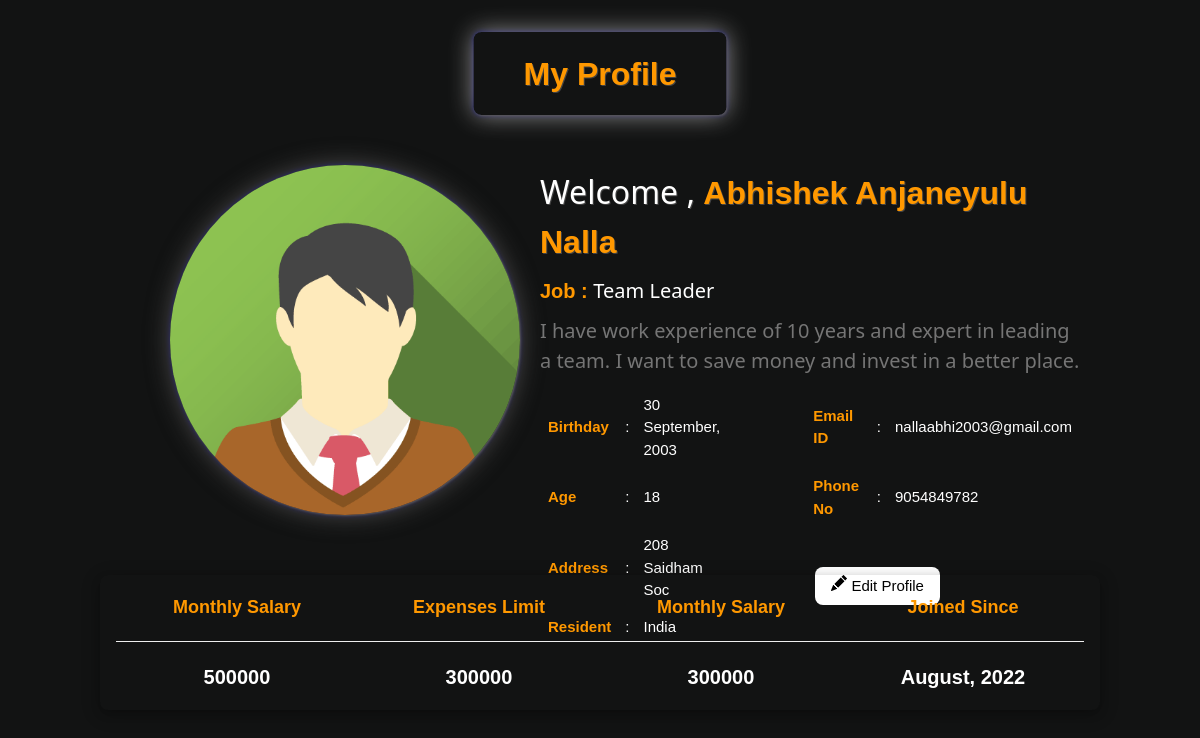
/user/myprofile.php (signed in), run on the app's committed database.
### tables this page shows
CREATE TABLE `tbl_user` (
  `u_id` int(11) NOT NULL,
  `name` varchar(255) DEFAULT NULL,
  `username` varchar(255) DEFAULT NULL,
  `email` varchar(255) NOT NULL,
  `phone_no` varchar(10) DEFAULT NULL,
  `password` varchar(100) NOT NULL,
  `dob` date DEFAULT NULL,
  `age` int(11) DEFAULT NULL,
  `job` varchar(255) DEFAULT NULL,
  `salary` int(11) DEFAULT NULL,
  `expense_limit` int(11) DEFAULT NULL,
  `address` varchar(255) DEFAULT NULL,
  `city` varchar(255) DEFAULT NULL,
  `state` varchar(255) DEFAULT NULL,
  `country` varchar(255) DEFAULT NULL,
  `bio` varchar(510) DEFAULT NULL,
  `log` int(11) NOT NULL DEFAULT 0,
  `joined_since` date DEFAULT NULL
);

### user/myprofile.php (the view, shortened to what this page needs)
<?php
    if(isset($_SESSION['user']))
    {
        $userId=$_SESSION['user'];
        include '../connection.php';
        $fetchUser="SELECT * FROM tbl_user WHERE u_id='$userId'";
        $fetchUserResult=mysqli_query($conn,$fetchUser);
        $fetchUserInfo=mysqli_fetch_assoc($fetchUserResult);
        $name=$fetchUserInfo['name'];
        $job=$fetchUserInfo['job'];
        $bio=$fetchUserInfo['bio'];
        $dob=$fetchUserInfo['dob'];
        $date1=date_create($dob);
        $dob=date_format($date1,"d F, Y");
        $email=$fetchUserInfo['email'];
        $age=$fetchUserInfo['age'];
        $address=$fetchUserInfo['address'];
        $phone_no=$fetchUserInfo['phone_no'];
        $country=$fetchUserInfo['country'];
        $salary=$fetchUserInfo['salary'];
        $expense_limit=$fetchUserInfo['expense_limit'];
        $joined_since=$fetchUserInfo['joined_since'];
        $date2=date_create($joined_since);
        $joined_since=date_format($date2,"F, Y");
?>
<!DOCTYPE html>
<html>
<head>
    <link rel="stylesheet" href="../dj-style.css">
</head>
<body class="dj-premium">
    <div class="dj-row dj-card-4 dj-round-large dj-text-orange dj-display-topmiddle dj-center dj-margin-top-32"
        style="padding-left: 50px;padding-right:50px;padding-top:7px;padding-bottom:7px;box-shadow: 1px 1px 2px rgb(88, 86, 86), 0 0 25px rgb(151, 150, 150), 0 0 5px darkblue"
        width="350px" height="350px">
        <h1 style="text-shadow:1px 1px 0 #444;font-weight: 9000;font-size: xx-large;"><strong>My Profile</strong></h1>
    </div><br><br><br><br>
    <div class="dj-row" style="margin-right: 8rem;">
        <div class="dj-col s6 dj-center" style="margin-top: 5rem;">
            <img src="../images/avatar.png" class="dj-circle"
                style="box-shadow: 1px 1px 2px rgb(88, 86, 86), 0 0 25px rgb(80, 79, 79), 0 0 5px darkblue;margin-left: 10rem;"
                width="350px" height="350px">
        </div>
        <div class="dj-col s6" style="margin-top: 4.5rem;">
            <h1 style="text-shadow:1px 1px 0 #444;font-weight: 9000;font-size: xx-large;">Welcome , <b
                    class="dj-text-orange"><?php echo $name; ?></b></h1>
            <h4><strong class="dj-text-orange">Job : </strong><?php echo $job; ?></h4>
            <h4 class="dj-text-gray"><?php echo $bio; ?></h4>
            <table cellspacing="2" cellpadding="6">
                <tr>
                    <td class="dj-text-orange"><b>Birthday</b></td>
                    <td class="dj-center">:</td>
                    <td><?php echo $dob; ?></td>
                    <td></td>
                    <td></td>
                    <td></td>
                    <td></td>
                    <td></td>
                    <td class="dj-text-orange"><b>Email ID</b></td>
                    <td class="dj-center">:</td>
                    <td><?php echo $email; ?></td>
                </tr>
                <tr>
                    <td class="dj-text-orange"><b>Age</b></td>
                    <td class="dj-center">:</td>
                    <td><?php echo $age; ?></td>
                    <td></td>
                    <td></td>
                    <td></td>
                    <td></td>
                    <td></td>
                    <td class="dj-text-orange"><b>Phone No</b></td>
                    <td class="dj-center">:</td>
                    <td><?php echo $phone_no; ?></td>
                </tr>
                <tr>
                    <td class="dj-text-orange"><b>Address</b></td>
                    <td class="dj-center">:</td>
                    <td><?php echo $address; ?></td>
                    <td></td>
                    <td></td>
                    <td></td>
                    <td></td>
                    <td colspan="4" rowspan="2">
                        <button type="button" name="btnedit"
                            class="dj-button dj-round-large dj-white dj-padding dj-margin-left"><a href="editprofile.php" style="text-decoration: none;"> Edit Profile</a></button>
                    </td>
                </tr>
                <tr>
                    <td class="dj-text-orange"><b>Resident</b></td>
                    <td class="dj-center">:</td>
                    <td><?php echo $country; ?></td>
                </tr>
            </table>
        </div>
    </div>
    <div class="dj-row dj-card-4 dj-round-large dj-text-orange dj-padding dj-display-bottommiddle dj-center"
        style="margin-bottom:6rem;width: 1000px;">
        <div class="dj-col s3">
            <h5><strong>Monthly Salary</strong></h5>
            <hr>
            <h4 class="dj-text-white"><strong><?php echo $salary; ?></strong></h4>
        </div>
        <div class="dj-col s3 ">
            <h5><strong>Expenses Limit</strong></h5>
            <hr>
            <h4 class="dj-text-white"><strong><?php echo $expense_limit; ?></strong></h4>
        </div>
        <div class="dj-col s3 ">
            <h5><strong>Monthly Salary</strong></h5>
            <hr>
            <h4 class="dj-text-white"><strong><?php echo $expense_limit; ?></strong>
        </div>
        <div class="dj-col s3 ">
            <h5><strong>Joined Since</strong></h5>
            <hr>
            <h4 class="dj-text-white"><strong><?php echo $joined_since; ?></strong>
        </div>
    </div>
</body>
</html>
<?php
}
else
{
	header("location: ../login.php");
}
?>

### dj-style.css (style rules this page uses)
html { box-sizing: border-box }
*, *:before, *:after { box-sizing: inherit; font-family: Verdana, sans-serif; }
html { -ms-text-size-adjust: 100%; -webkit-text-size-adjust: 100% }
body { margin: 0 }
a { background-color: transparent }
b, strong { font-weight: bolder }
img { border-style: none }
hr { box-sizing: content-box; height: 0; overflow: visible }
button, input, select, textarea, optgroup { font: inherit; margin: 0 }
button, input { overflow: visible }
button, select { text-transform: none }
button, [type=button], [type=reset], [type=submit] { -webkit-appearance: button }
html, body { font-family: Verdana, sans-serif; font-size: 15px; line-height: 1.5 }
html { overflow-x: hidden }
h1 { font-size: 36px }
h4 { font-size: 20px }
h5 { font-size: 18px }
h1, h2, h3, h4, h5, h6 { font-family: "Segoe UI", Arial, sans-serif; font-weight: 400; margin: 10px 0 }
hr { border: 0; border-top: 1px solid #eee; margin: 20px 0 }
img { vertical-align: middle }
a { color: inherit }
.dj-btn, .dj-button { border: none; display: inline-block; padding: 8px 16px; vertical-align: middle; overflow: hidden; text-decoration: none; color: inherit; background-color: inherit; text-align: center; cursor: pointer; white-space: nowrap }
.dj-btn, .dj-button { -webkit-touch-callout: none; -webkit-user-select: none; -khtml-user-select: none; -moz-user-select: none; -ms-user-select: none; user-select: none }
.dj-container:after, .dj-container:before, .dj-panel:after, .dj-panel:before, .dj-row:after, .dj-row:before, .dj-row-padding:after, .dj-row-padding:before, .dj-cell-row:before, .dj-cell-row:after, .dj-clear:after, .dj-clear:before, .dj-bar:before, .dj-bar:after { content: ""; display: table; clear: both }
.dj-col, .dj-half, .dj-third, .dj-twothird, .dj-threequarter, .dj-quarter { float: left; width: 100% }
.dj-col.s3 { width: 24.99999% }
.dj-col.s6 { width: 49.99999% }
.dj-display-topmiddle { position: absolute; left: 50%; top: 0; transform: translate(-50%, 0%); -ms-transform: translate(-50%, 0%) }
.dj-display-bottommiddle { position: absolute; left: 50%; bottom: 0; transform: translate(-50%, 0%); -ms-transform: translate(-50%, 0%) }
.dj-circle { border-radius: 50% }
.dj-round-large { border-radius: 8px }
.dj-card-4, .dj-hover-shadow:hover { box-shadow: 0 4px 10px 0 rgba(0, 0, 0, 0.2), 0 4px 20px 0 rgba(0, 0, 0, 0.19) }
.dj-center { text-align: center !important }
.dj-margin-top-32 { margin-top: 32px !important }
.dj-margin-left { margin-left: 16px !important }
.dj-padding { padding: 8px 16px !important }
.dj-premium, .dj-hover-premium:hover { color: #fff !important; background-color: #121313 !important }
.dj-white, .dj-hover-white:hover { color: #000 !important; background-color: #fff !important }
.dj-text-orange, .dj-hover-text-orange:hover { color: #ff9800 !important }
.dj-text-white, .dj-hover-text-white:hover { color: #fff !important }
.dj-text-grey, .dj-hover-text-grey:hover, .dj-text-gray, .dj-hover-text-gray:hover { color: #757575 !important }

### data on the page
tbl_user: name "Abhishek Anjaneyulu Nalla", job "Team Leader", bio "I have work experience of 10 years and expert in leading a team. I want to save money and invest in a better place.", dob "30 September, 2003", email "nallaabhi2003@gmail.com", age "18", phone_no "9054849782", address "208 Saidham Soc", country "India", salary "500000", expense_limit "300000", joined_since "August, 2022"
